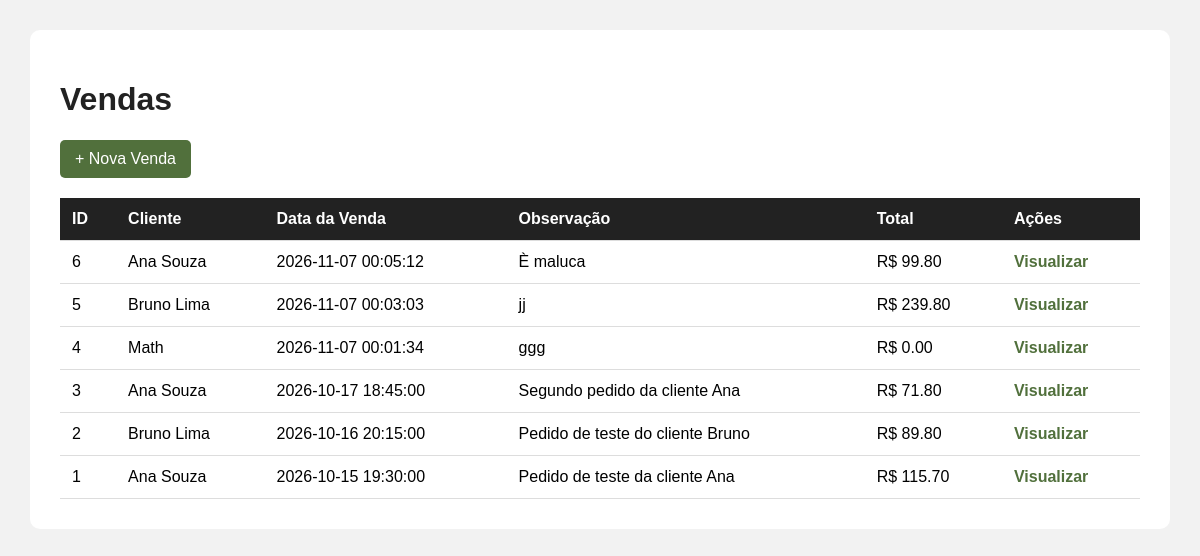
/vendas, run on the app's committed database.
### tables this page shows
CREATE TABLE venda (
    id_venda INTEGER PRIMARY KEY AUTOINCREMENT,
    id_cliente INTEGER,
    data_venda DATETIME NOT NULL DEFAULT CURRENT_TIMESTAMP,
    observacao VARCHAR(255),
    FOREIGN KEY (id_cliente)
        REFERENCES cliente(id_cliente)
        ON UPDATE CASCADE ON DELETE SET NULL
);

### app.py (the view)
@app.route("/vendas")
def pagina_vendas():
    conexao = conectar_banco()
    vendas = conexao.execute(
        """
        SELECT
            venda.id_venda,
            venda.data_venda,
            venda.observacao,
            cliente.nome AS nome_cliente,
            COALESCE(
                SUM(item_venda.quantidade * item_venda.preco_unitario),
                0
            ) AS total
        FROM venda
        LEFT JOIN cliente
            ON venda.id_cliente = cliente.id_cliente
        LEFT JOIN item_venda
            ON venda.id_venda = item_venda.id_venda
        GROUP BY venda.id_venda
        ORDER BY venda.id_venda DESC
        """
    ).fetchall()
    conexao.close()
    return render_template(
        "vendas.html",
        vendas=vendas
    )

### app.py (called while the page is built)
def conectar_banco():
    conexao = sqlite3.connect("banco.db")
    conexao.row_factory = sqlite3.Row
    return conexao

### templates/vendas.html (shortened to what this page needs)
<!DOCTYPE html>
<html lang="pt-BR">
<head>
</head>
<body>
<div class="container">
    <h1>Vendas</h1>
    <a href="/nova-venda" class="novo">+ Nova Venda</a>
    <table>
        <thead>
            <tr>
                <th>ID</th>
                <th>Cliente</th>
                <th>Data da Venda</th>
                <th>Observação</th>
                <th>Total</th>
                <th>Ações</th>
            </tr>
        </thead>
        <tbody>
{% for venda in vendas %}
<tr>
    <td>{{ venda.id_venda }}</td>
    <td>{{ venda.nome_cliente or 'Cliente não identificado' }}</td>
    <td>{{ venda.data_venda }}</td>
    <td>{{ venda.observacao or '-' }}</td>
    <td>R$ {{ "%.2f"|format(venda.total or 0) }}</td>
    <td>
        <a href="/detalhes-venda/{{ venda.id_venda }}"
           style="color: #51703C; text-decoration: none; font-weight: bold;">
            Visualizar
        </a>
    </td>
</tr>
{% endfor %}
        </tbody>
    </table>
</div>
</body>
</html>

### templates/vendas.html (style rules this page uses)
body { font-family: Arial, sans-serif; background: #f2f2f2; margin: 0; padding: 30px; }
.container { max-width: 1200px; margin: auto; background: white; padding: 30px; border-radius: 10px; }
h1 { color: #222; }
.novo { display: inline-block; background: #51703C; color: white; padding: 10px 15px; text-decoration: none; border-radius: 5px; margin-bottom: 20px; }
table { width: 100%; border-collapse: collapse; }
th, td { padding: 12px; border-bottom: 1px solid #ddd; text-align: left; }
th { background: #222; color: white; }

### data on the page
venda: id_venda "6", nome_cliente "Ana Souza", data_venda "2026-11-07 00:05:12", observacao "È maluca", total "99.80"
venda: id_venda "5", nome_cliente "Bruno Lima", data_venda "2026-11-07 00:03:03", observacao "jj", total "239.80"
venda: id_venda "4", nome_cliente "Math", data_venda "2026-11-07 00:01:34", observacao "ggg", total "0.00"
venda: id_venda "3", nome_cliente "Ana Souza", data_venda "2026-10-17 18:45:00", observacao "Segundo pedido da cliente Ana", total "71.80"
venda: id_venda "2", nome_cliente "Bruno Lima", data_venda "2026-10-16 20:15:00", observacao "Pedido de teste do cliente Bruno", total "89.80"
venda: id_venda "1", nome_cliente "Ana Souza", data_venda "2026-10-15 19:30:00", observacao "Pedido de teste da cliente Ana", total "115.70"
